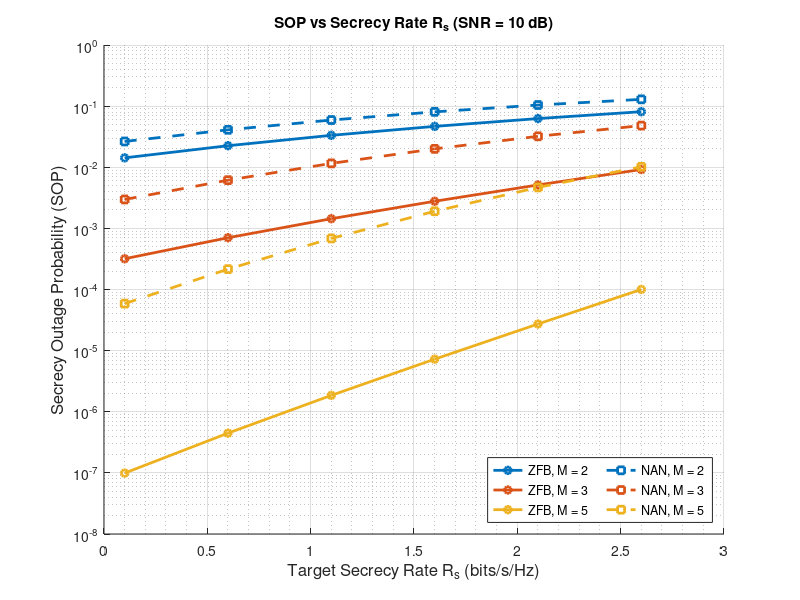

This chart was generated by the following MATLAB code: (Note: this script raises an error after producing the figure.)
clear;
clc;
close all;

%% 1. System Parameters
SNR_fixed_dB  = 10;
SNR_fixed_lin = 10^(SNR_fixed_dB/10);

alpha_pl = 3.0;
d_AR = 1.0;
d_RB = 1.0;
d_AE = 0.8;
d_RE = 0.8;
Omega_AR = d_AR^(-alpha_pl);
Omega_RB = d_RB^(-alpha_pl);
Omega_AE = d_AE^(-alpha_pl);
Omega_RE = d_RE^(-alpha_pl);

% Sweep Range for Secrecy Rate Rs (bits/s/Hz)
Rs_vec = 0.1:0.5:2.6;


% M values per scheme
M_list = [2, 3, 5];

% Plot Setup
figure('Color', 'w', 'Position', [100 100 850 850]);
hold on;
colors_s1     = lines(length(M_list));
colors_s2     = lines(length(M_list));
legendentries = {};
allSOP        = [];

% Link average SNRs (Fixed based on SNR_fixed_dB)
g_AR = SNR_fixed_lin * Omega_AR;
g_RB = SNR_fixed_lin * Omega_RB;
g_AE = SNR_fixed_lin * Omega_AE;
g_RE = SNR_fixed_lin * Omega_RE;

lam_AE = 1 / g_AE;
lam_AR = 1 / g_AR;
lam_RB = 1 / g_RB;
mu     = g_RE / g_AE;

% Pre-allocate SOP storage matrices
SOP_ZFB_all = zeros(length(M_list), length(Rs_vec));
SOP_NAN_all = zeros(length(M_list), length(Rs_vec));

%% 2. SCHEME 1: ZFB (Eq. 24) vs Rs
fprintf('=== Scheme 1 (ZFB) vs Rs ===\n');
for m_idx = 1:length(M_list)
    M   = M_list(m_idx);
    SOP = zeros(size(Rs_vec));
    fprintf('Computing ZFB SOP for M = %d...\n', M);

    for idx = 1:length(Rs_vec)
        Rs_curr = Rs_vec(idx);
        % Thresholds from Eq. 30 (using 2*Rs for half-duplex)
        A = 2^(Rs_curr) - 1;
        B = 2^(Rs_curr);

        % Eavesdropper PDF: ZFB (Equation 24)
        f_E = @(y) (lam_AE*(M-1)*mu .* exp(-lam_AE*y) ./ (1 + mu*y).^M) + ...
                   (lam_AE           .* exp(-lam_AE*y) ./ (1 + mu*y).^(M-1));

        % Receiver Outage Term S(y)
        S = @(y) exp(-lam_AR*(A + B*y)) .* arrayfun(@(yy) ...
            sum( (lam_AR*(A+B*yy)).^(0:M-1) ./ factorial(0:M-1) ), y);

        T1 = integral(f_E, 0, Inf);
        T2 = integral(@(y) -S(y) .* f_E(y), 0, Inf);
        T3 = 0;
        for j = 1:M
            coeff_j = nchoosek(M,j) * (-1)^j * exp(-j*lam_RB*A);
            T3 = T3 + coeff_j * integral(@(y) exp(-j*B*lam_RB*y) .* f_E(y), 0, Inf);
        end
        T4 = 0;
        for j = 1:M
            for k = 0:M-1
                Psi_jk   = (j*lam_RB + lam_AR);
                coeff_jk = nchoosek(M,j) * (-1)^j * (lam_AR^k / factorial(k)) * exp(-Psi_jk * A);
                T4 = T4 - coeff_jk * integral(@(y) (A + B*y).^k .* exp(-Psi_jk*B*y) .* f_E(y), 0, Inf);
            end
        end
        SOP(idx) = T1 + T2 + T3 + T4;
    end

    SOP_ZFB_all(m_idx, :) = SOP;
    allSOP = [allSOP, SOP]; %#ok<AGROW>
    semilogy(Rs_vec, SOP, '-o', 'LineWidth', 2, 'MarkerSize', 5, 'Color', colors_s1(m_idx,:));
    legendentries{end+1} = sprintf('ZFB, M = %d', M); %#ok<SAGROW>
end

% Extract named per-M ZFB results
SOP_ZFB_M2 = SOP_ZFB_all(1, :);
SOP_ZFB_M3 = SOP_ZFB_all(2, :);
SOP_ZFB_M5 = SOP_ZFB_all(3, :);

%% 3. SCHEME 2: NAN (Eq. 25) vs Rs
fprintf('\n=== Scheme 2 (NAN) vs Rs ===\n');
for m_idx = 1:length(M_list)
    M   = M_list(m_idx);
    SOP = zeros(size(Rs_vec));
    fprintf('Computing NAN SOP for M = %d...\n', M);

    for idx = 1:length(Rs_vec)
        Rs_curr = Rs_vec(idx);
        A = 2^(Rs_curr) - 1;
        B = 2^(Rs_curr);

        beta  = g_RE / ((M-1) * g_AE);
        alpha = g_RE / g_AE;

        % Eavesdropper PDF: NAN (Equation 25)
        f_E = @(y) (lam_AE ./ (1 + beta.*y).^(M-1) + ...
                    alpha .* lam_AE .* y ./ (1 + beta.*y).^M) .* exp(-lam_AE.*y);

        T1 = integral(f_E, 0, Inf);
        T2 = 0;
        for k = 0:M-1
            T2 = T2 - integral(@(y) ((lam_AR*(A + B.*y)).^k ./ factorial(k)) .* ...
                 exp(-lam_AR*(A + B.*y)) .* f_E(y), 0, Inf);
        end
        T3 = 0;
        for j = 1:M
            coeff_j = nchoosek(M,j) * (-1)^j;
            T3 = T3 + coeff_j * integral(@(y) exp(-j * lam_RB * (A + B.*y)) .* f_E(y), 0, Inf);
        end
        T4 = 0;
        for j = 1:M
            for k = 0:M-1
                coeff_jk = nchoosek(M,j) * (-1)^j;
                T4 = T4 - coeff_jk * integral(@(y) exp(-j * lam_RB * (A + B.*y)) .* ...
                     ((lam_AR*(A + B.*y)).^k ./ factorial(k)) .* exp(-lam_AR*(A + B.*y)) .* f_E(y), 0, Inf);
            end
        end
        SOP(idx) = T1 + T2 + T3 + T4;
    end

    SOP_NAN_all(m_idx, :) = SOP;
    allSOP = [allSOP, SOP]; %#ok<AGROW>
    semilogy(Rs_vec, SOP, '--s', 'LineWidth', 2, 'MarkerSize', 5, 'Color', colors_s2(m_idx,:));
    legendentries{end+1} = sprintf('NAN, M = %d', M); %#ok<SAGROW>
end

% Extract named per-M NAN results
SOP_NAN_M2 = SOP_NAN_all(1, :);
SOP_NAN_M3 = SOP_NAN_all(2, :);
SOP_NAN_M5 = SOP_NAN_all(3, :);

%% 4. Formatting
grid on; grid minor;
xlabel('Target Secrecy Rate R_s (bits/s/Hz)', 'FontSize', 12);
ylabel('Secrecy Outage Probability (SOP)', 'FontSize', 12);
title(['SOP vs Secrecy Rate R_s (SNR = ', num2str(SNR_fixed_dB), ' dB)']);
legend(legendentries, 'Location', 'SouthEast', 'FontSize', 9, 'NumColumns', 2);

ax = gca;
ax.YScale = 'log';
ax.YTick  = 10.^(-12:1:0);
ytickformat('10^{%.0f}');
ylim([1e-7 1.1]);

hold off;
fprintf('\nPlotting Complete. X-axis represents Rs.\n');

%% 5. Save all variables to slot30.mat
save('slot30.mat', ...
    'SNR_fixed_dB', 'SNR_fixed_lin', ...
    'alpha_pl', ...
    'd_AR', 'd_RB', 'd_AE', 'd_RE', ...
    'Omega_AR', 'Omega_RB', 'Omega_AE', 'Omega_RE', ...
    'Rs_vec', ...
    'M_list', ...
    'g_AR', 'g_RB', 'g_AE', 'g_RE', ...
    'lam_AE', 'lam_AR', 'lam_RB', 'mu', ...
    'SOP_ZFB_M2', 'SOP_ZFB_M3', 'SOP_ZFB_M5', 'SOP_ZFB_all', ...
    'SOP_NAN_M2', 'SOP_NAN_M3', 'SOP_NAN_M5', 'SOP_NAN_all');

fprintf('\n=== All variables saved to slot30.mat ===\n');
fprintf('\nVariable Summary:\n');
fprintf('  Scalars   : SNR_fixed_dB, SNR_fixed_lin, alpha_pl, rel_tol, abs_tol\n');
fprintf('  Distances : d_AR, d_RB, d_AE, d_RE\n');
fprintf('  Gains     : Omega_AR, Omega_RB, Omega_AE, Omega_RE\n');
fprintf('  Link SNRs : g_AR, g_RB, g_AE, g_RE\n');
fprintf('  Exp rates : lam_AE, lam_AR, lam_RB, mu\n');
fprintf('  Rs axis   : Rs_vec [1x%d]\n', length(Rs_vec));
fprintf('  M set     : M_list\n');
fprintf('  ZFB SOP   : SOP_ZFB_M2, SOP_ZFB_M3, SOP_ZFB_M5, SOP_ZFB_all [%dx%d]\n', ...
        size(SOP_ZFB_all,1), size(SOP_ZFB_all,2));
fprintf('  NAN SOP   : SOP_NAN_M2, SOP_NAN_M3, SOP_NAN_M5, SOP_NAN_all [%dx%d]\n', ...
        size(SOP_NAN_all,1), size(SOP_NAN_all,2));
